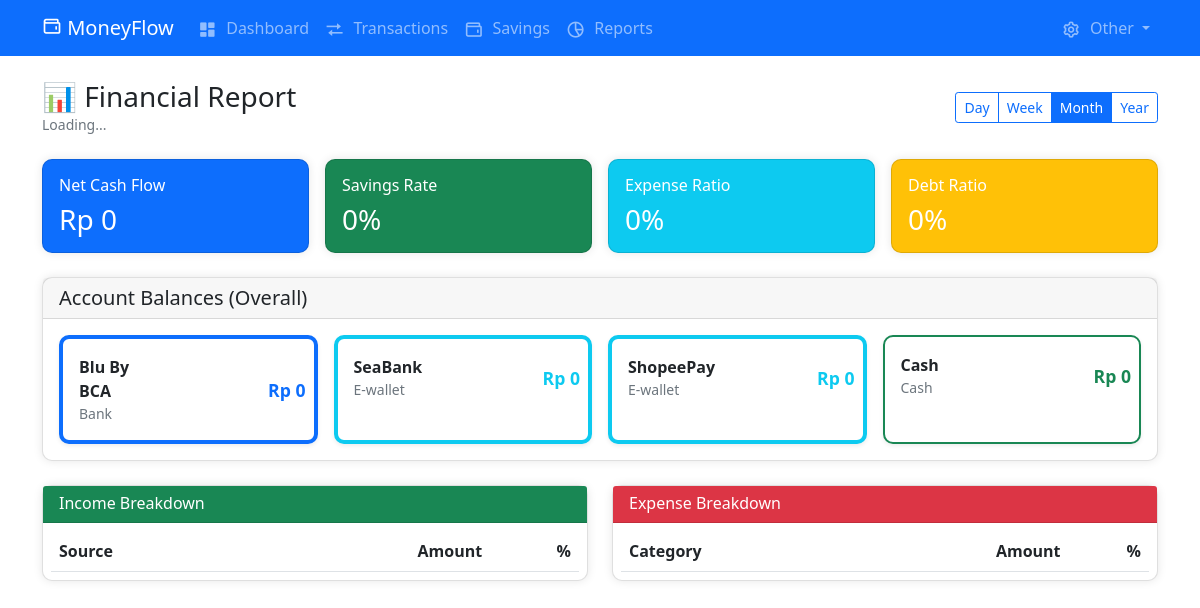
The app's page /reports.php with its own data.
### tables this page shows
CREATE TABLE accounts (
    id INT PRIMARY KEY AUTO_INCREMENT,
    account_name VARCHAR(100) NOT NULL,
    account_type ENUM('bank', 'e-wallet', 'cash', 'other') NOT NULL DEFAULT 'cash',
    description TEXT,
    is_active BOOLEAN DEFAULT TRUE,
    created_at TIMESTAMP DEFAULT CURRENT_TIMESTAMP
);

### reports.php (the view, shortened to what this page needs)
<?php
$db = new Database();
$conn = $db->getConnection();
function formatCurrency($amount) {
    return 'Rp ' . number_format(floor($amount), 0, ',', '.');
}
$accountsQuery = "SELECT a.id, a.account_name, a.account_type, COALESCE(SUM(CASE WHEN t.type = 'income' THEN t.amount ELSE 0 END), 0) as total_in, COALESCE(SUM(CASE WHEN t.type = 'expense' THEN t.amount ELSE 0 END), 0) as total_out FROM accounts a LEFT JOIN transactions t ON a.id = t.account_id AND t.status = 'completed' WHERE a.is_active = TRUE GROUP BY a.id ORDER BY a.account_type, a.account_name";
$accounts = $conn->query($accountsQuery)->fetchAll(PDO::FETCH_ASSOC);
?>
<div class="row align-items-center mb-4">
    <div class="col-md-6">
        <h3 class="mb-0">📊 Financial Report</h3>
        <div id="periodLabel" class="text-muted small">Loading...</div>
    </div>
    <div class="col-md-6 text-md-end">
        <div id="reportPeriodSelector" class="btn-group" role="group">
            <button type="button" class="btn btn-sm btn-outline-primary" data-period="day">Day</button>
            <button type="button" class="btn btn-sm btn-outline-primary" data-period="week">Week</button>
            <button type="button" class="btn btn-sm btn-outline-primary active" data-period="month">Month</button>
            <button type="button" class="btn btn-sm btn-outline-primary" data-period="year">Year</button>
        </div>
    </div>
</div>
<div class="row g-3 mb-4">
    <div class="col-6 col-md-3"><div class="card bg-primary text-white h-100"><div class="card-body"><h6>Net Cash Flow</h6><h3 id="netCashflow" class="mb-0">Rp 0</h3></div></div></div>
    <div class="col-6 col-md-3"><div class="card bg-success text-white h-100"><div class="card-body"><h6>Savings Rate</h6><h3 id="savingsRate" class="mb-0">0%</h3></div></div></div>
    <div class="col-6 col-md-3"><div class="card bg-info text-white h-100"><div class="card-body"><h6>Expense Ratio</h6><h3 id="expenseRatio" class="mb-0">0%</h3></div></div></div>
    <div class="col-6 col-md-3"><div class="card bg-warning text-white h-100"><div class="card-body"><h6>Debt Ratio</h6><h3 id="debtRatio" class="mb-0">0%</h3></div></div></div>
</div>
<div class="row mb-4">
    <div class="col-12">
        <div class="card">
            <div class="card-header"><h5 class="mb-0">Account Balances (Overall)</h5></div>
            <div class="card-body">
                <div class="row g-3">
                    <?php foreach ($accounts as $acc):
                        $balance = $acc['total_in'] - $acc['total_out'];
                        $color = 'secondary';
                        if ($acc['account_type'] === 'cash') $color = 'success';
                        elseif ($acc['account_type'] === 'bank') $color = 'primary';
                        elseif ($acc['account_type'] === 'e-wallet') $color = 'info';
                    ?>
                    <div class="col-md-3 col-6">
                        <div class="card border-start border-4 border-<?= $color ?> shadow-sm h-100">
                            <div class="card-body py-3 px-2">
                                <div class="d-flex align-items-center">
                                    <div class="flex-grow-1 ps-2">
                                        <div class="fw-bold"><?= htmlspecialchars($acc['account_name']) ?></div>
                                        <div class="small text-muted"><?= ucfirst($acc['account_type']) ?></div>
                                    </div>
                                    <div class="ms-2 text-<?= $color ?> fw-bold" style="font-size:1.1rem; width: 160px; text-align: right;">
                                        <span class="account-balance-anim" id="accountBalance<?= $acc['id'] ?>" data-balance="<?= floor($balance) ?>" style="font-variant-numeric: tabular-nums;"><?= formatCurrency(0) ?></span>
                                    </div>
                                </div>
                            </div>
                        </div>
                    </div>
                    <?php endforeach; ?>
                </div>
            </div>
        </div>
    </div>
</div>
<div class="row mb-4">
    <div class="col-md-6 mb-4 mb-md-0"><div class="card h-100"><div class="card-header bg-success text-white"><h6 class="mb-0">Income Breakdown</h6></div><div class="card-body p-2"><table class="table table-sm mb-0"><thead><tr><th>Source</th><th class="text-end">Amount</th><th class="text-end">%</th></tr></thead><tbody id="incomeBreakdownBody"></tbody><tfoot id="incomeBreakdownFoot" class="fw-bold"></tfoot></table></div></div></div>
    <div class="col-md-6"><div class="card h-100"><div class="card-header bg-danger text-white"><h6 class="mb-0">Expense Breakdown</h6></div><div class="card-body p-2"><table class="table table-sm mb-0"><thead><tr><th>Category</th><th class="text-end">Amount</th><th class="text-end">%</th></tr></thead><tbody id="expenseBreakdownBody"></tbody><tfoot id="expenseBreakdownFoot" class="fw-bold"></tfoot></table></div></div></div>
</div>
<?php
include 'includes/layout.php';
?>

### assets/css/style.css (style rules this page uses)
.card { border-radius: 10px; box-shadow: 0 0 10px rgba(0,0,0,0.1); transition: transform 0.2s; }
.border-success { border-width: 2px !important; box-shadow: 0 0 10px rgba(40, 167, 69, 0.2); }
.table-sm td, .table-sm th { padding: 0.5rem; }

### records on screen
accounts: account_name "Blu By BCA", account_type "Bank"
accounts: account_name "SeaBank", account_type "E-wallet"
accounts: account_name "ShopeePay", account_type "E-wallet"
accounts: account_name "Cash", account_type "Cash"
